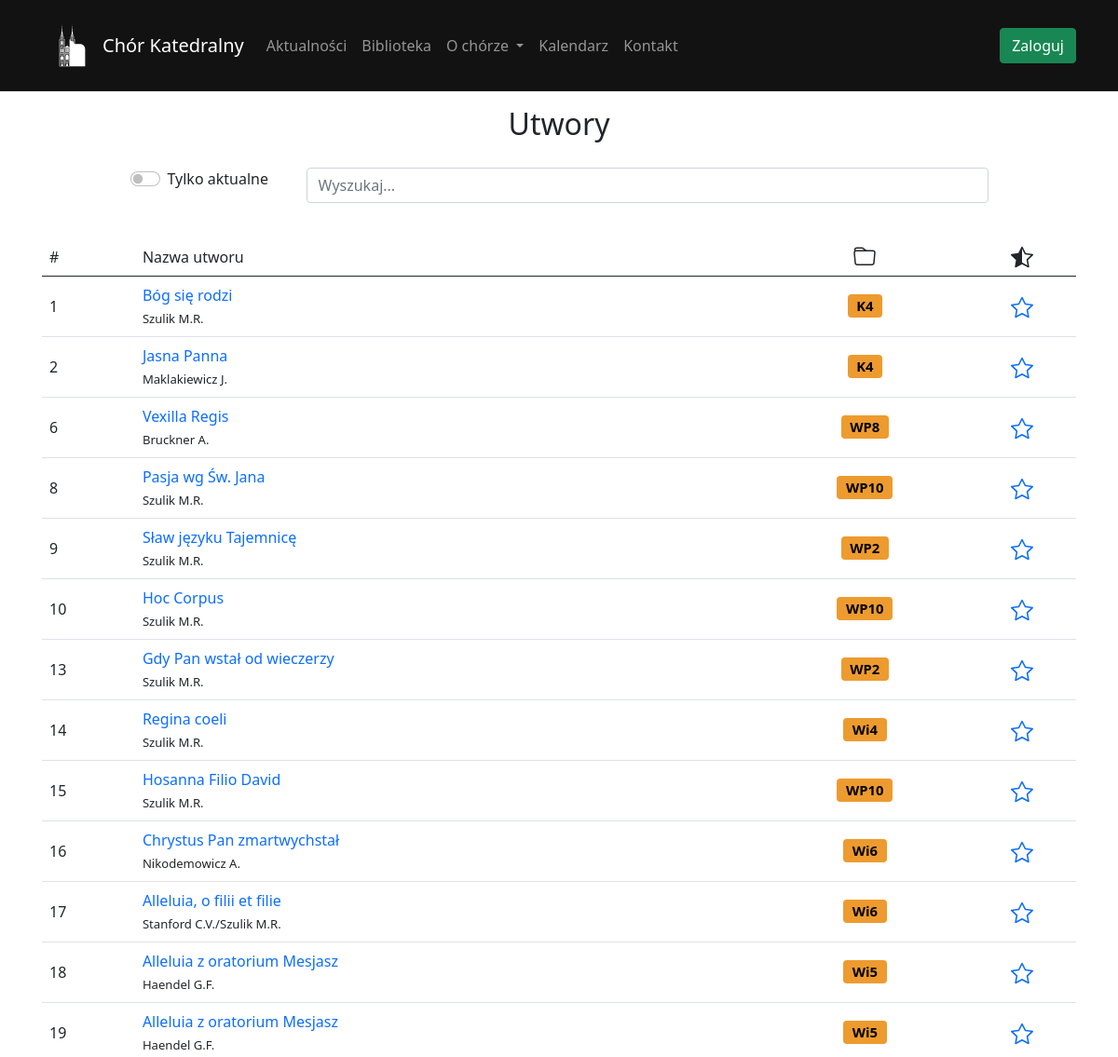
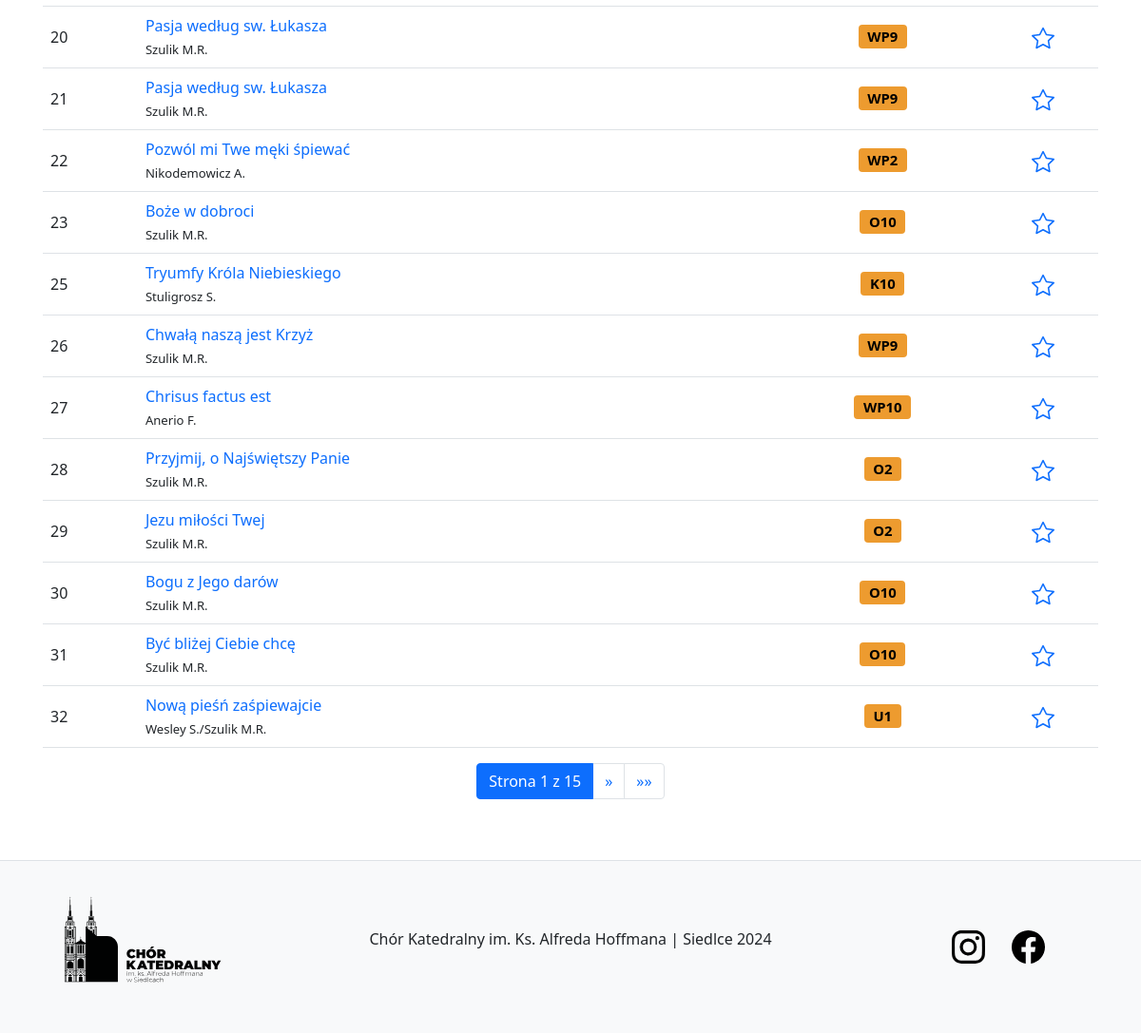
The page /composition/list on the database its author committed (2 pictures, top to bottom).
### composition/models.py (models this page shows, shortened)
class Composition(models.Model):
    name = models.CharField('Name', max_length=45)
    author = models.CharField('Author', max_length=35)
    number = models.PositiveIntegerField(unique=True)
    folder = models.ForeignKey(Folder, related_name='compositions', on_delete=models.SET_NULL, null=True, blank=True)
    isActual = models.BooleanField('Is Actual', default=False)
    note = models.CharField('Note', max_length=250, null=True, blank=True)  # Может быть нулём + можно ничего не вписывать в форме
    date_joined = models.DateTimeField(default=timezone.now)
    class Meta:
        verbose_name = 'Composition'
        verbose_name_plural = 'Compositions'

### folder/models.py (models this page shows)
class Folder(models.Model):
    name = models.CharField('name', max_length=45, unique=True)
    note = models.CharField('note', max_length=250, null=True, blank=True) # Может быть нулём + можно ничего не вписывать в форме
    colour = models.CharField('colour', max_length=25, null=True, blank=True)
    date_joined = models.DateTimeField(default=timezone.now)
    def __str__(self):
        return self.name
    class Meta:
        verbose_name = 'Folder'
        verbose_name_plural = 'Folders'

### composition/views.py (the view)
# urls.py: path('list', views.listComposition, name='listComposition'),
def listComposition(request):
    query = request.GET.get('q')
    compositions = Composition.objects.all()
    if query:
        compositions = compositions.filter(
            Q(name__icontains=query) | Q(author__icontains=query)
        )
    paginator = Paginator(compositions, 25)
    page_number = request.GET.get('page')
    page_obj = paginator.get_page(page_number)
    return render(request, 'composition/list.html', {'page_obj': page_obj, 'compositions': page_obj.object_list, })

### library/context_processors.py (called while the page is built)
def current_time(request):
    now = timezone.now()
    return {
        'current_year': now.year,
        'current_month': now.month,
    }

### composition/templates/composition/list.html (shortened to what this page needs)
{% extends 'content/template.html' %}
{% load static %}
{% block body %}
<div class="row justify-content-center">
    <div class="container-fluid">
        <h2 class="text-center mt-3 mb-4">Utwory</h2>
        <form method="GET" action="{% url 'listComposition' %}">
            <div class="row justify-content-center mb-3">
                <div class="col-6 col-md-2 mt-1 mb-1">
                    <div class="form-check form-switch">
                        <label class="form-check-label" for="isActual">Tylko aktualne</label>
                        <input class="form-check-input" type="checkbox" id="isActualCheckbox" name="isActual">
                    </div>
                </div>
                <div class="col-12 col-md-8 mt-1 mb-1">
                    <div class="input-group mb-3">
                        <input type="text" class="form-control" name="query" id="searchInput" value="{{ query|default:'' }}" placeholder="Wyszukaj...">
                    </div>
                </div>
            </div>
        </form>
    </div>
    <div class="container-fluid w-100">
        <table class="table table-hover">
            <thead>
                <tr>
                    <td data-bs-toggle="tooltip" data-bs-placement="top" data-bs-custom-class="custom-tooltip" data-bs-title="Numer teczki">
                    #
                    </td>
                    <td data-bs-toggle="tooltip" data-bs-placement="top" data-bs-custom-class="custom-tooltip" data-bs-title="Numer teczki">
                        Nazwa utworu
                    </td>
                    <td class="text-center">
                    </td>
                    <td class="text-center">
                    </td>
                </tr>
            </thead>
            <tbody id="compositionsTableBody">
                {% include 'composition/table.html' %}
            </tbody>
        </table>    <nav>
            <ul class="pagination justify-content-center" id="paginationContainer">
                {% include 'composition/_pagination.html' %}
            </ul>
        </nav>
    </div>
</div>
{% endblock %}

### composition/templates/composition/table.html (shortened to what this page needs)
{% for composition in compositions %}
    <tr>
        <td class="centered">{{ composition.number }}</td>
        <td class="centered">
            <a href="{% url 'detailsComposition' id=composition.id %}">{{ composition.name }}</a><br>
            <small style="font-size: 82%;">{{ composition.author }}</small>
        </td>
        <td class="centered text-center">
            <span class="badge span-top" style="background-color: {{ composition.folder.colour }}; font-size: 0.925rem;">{{ composition.folder|default_if_none:"Bez teczki" }}</span>
        </td>
        <td class="centered text-center">
            <a href="#">
            </a>
        </td>
    </tr>
{% endfor %}

### content/static/content/css/main.css (style rules this page uses)
a { text-decoration: none; }

### composition/templates/composition/table.html (style rules this page uses)
.centered { vertical-align: middle; }

### rows shown on the page
Composition: number "1", name "Bóg się rodzi", author "Szulik M.R.", folder "K4", isActual False (drawn)
Composition: number "2", name "Jasna Panna", author "Maklakiewicz J.", folder "K4", isActual False (drawn)
Composition: number "6", name "Vexilla Regis", author "Bruckner A.", folder "WP8", isActual False (drawn)
Composition: number "8", name "Pasja wg Św. Jana", author "Szulik M.R.", folder "WP10", isActual False (drawn)
Composition: number "9", name "Sław języku Tajemnicę", author "Szulik M.R.", folder "WP2", isActual False (drawn)
Composition: number "10", name "Hoc Corpus", author "Szulik M.R.", folder "WP10", isActual False (drawn)
Composition: number "13", name "Gdy Pan wstał od wieczerzy", author "Szulik M.R.", folder "WP2", isActual False (drawn)
Composition: number "14", name "Regina coeli", author "Szulik M.R.", folder "Wi4", isActual False (drawn)
Composition: number "15", name "Hosanna Filio David", author "Szulik M.R.", folder "WP10", isActual False (drawn)
Composition: number "16", name "Chrystus Pan zmartwychstał", author "Nikodemowicz A.", folder "Wi6", isActual False (drawn)
Composition: number "17", name "Alleluia, o filii et filie", author "Stanford C.V./Szulik M.R.", folder "Wi6", isActual False (drawn)
Composition: number "18", name "Alleluia z oratorium Mesjasz", author "Haendel G.F.", folder "Wi5", isActual False (drawn)
Composition: number "19", name "Alleluia z oratorium Mesjasz", author "Haendel G.F.", folder "Wi5", isActual False (drawn)
Composition: number "20", name "Pasja według sw. Łukasza", author "Szulik M.R.", folder "WP9", isActual False (drawn)
Composition: number "21", name "Pasja według sw. Łukasza", author "Szulik M.R.", folder "WP9", isActual False (drawn)
Composition: number "22", name "Pozwól mi Twe męki śpiewać", author "Nikodemowicz A.", folder "WP2", isActual False (drawn)
Composition: number "23", name "Boże w dobroci", author "Szulik M.R.", folder "O10", isActual False (drawn)
Composition: number "25", name "Tryumfy Króla Niebieskiego", author "Stuligrosz S.", folder "K10", isActual False (drawn)
Composition: number "26", name "Chwałą naszą jest Krzyż", author "Szulik M.R.", folder "WP9", isActual False (drawn)
Composition: number "27", name "Chrisus factus est", author "Anerio F.", folder "WP10", isActual False (drawn)
Composition: number "28", name "Przyjmij, o Najświętszy Panie", author "Szulik M.R.", folder "O2", isActual False (drawn)
Composition: number "29", name "Jezu miłości Twej", author "Szulik M.R.", folder "O2", isActual False (drawn)
Composition: number "30", name "Bogu z Jego darów", author "Szulik M.R.", folder "O10", isActual False (drawn)
Composition: number "31", name "Być bliżej Ciebie chcę", author "Szulik M.R.", folder "O10", isActual False (drawn)
Composition: number "32", name "Nową pieśń zaśpiewajcie", author "Wesley S./Szulik M.R.", folder "U1", isActual False (drawn)

### other values the page prints
{{ page_obj.number }} "1"
{{ page_obj.paginator.num_pages }} "15"
